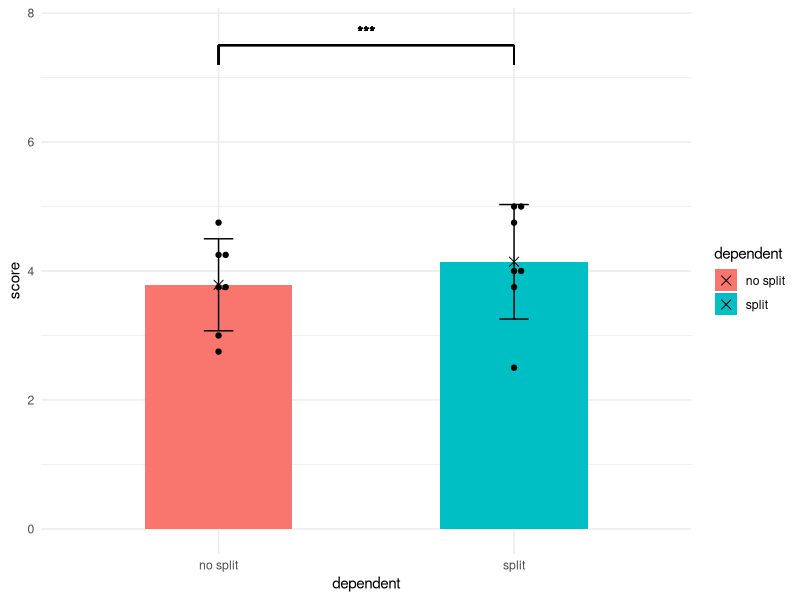

Recreate this plot in R.
## ---- chunk 1
personality<-read.csv("csv/personality.csv",header = T)
functional<-read.csv("csv/functional.csv",header = T)
## ---- chunk 2
head(personality)
## ---- chunk 3
print("標準偏差",quote=F)
sd(personality$no_split)
print("最小値　第一四分位　中央値　平均値　第三四分位　最大値",quote=F)
summary((personality$no_split))
## ---- chunk 4
print("標準偏差",quote=F)
sd(personality$split)
print("最小値　第一四分位　中央値　平均値　第三四分位　最大値",quote=F)
summary((personality$split))
## ---- chunk 5
library(ggplot2)
library(ggbeeswarm)
library("ggsignif")
library(ggpubr)
## ---- chunk 6
personality_plot_data<-data.frame("dependent"=c(rep("no split",max(personality$ID)),rep("split",max(personality$ID))),"score"=c(personality$no_split,personality$split))
head(personality_plot_data)
tail(personality_plot_data)
## ---- chunk 7
ggplot(personality_plot_data,aes(x = dependent,y = score,fill=dependent))+geom_bar(stat = "summary",fun = "mean",position = position_dodge(width = 0.9),width = 0.5)+stat_summary(geom = "point", shape = 4,fun = "mean", color = "black",size=2.8)+stat_summary(geom = "errorbar",fun.data = "mean_sd",width = 0.1)+geom_beeswarm(cex = 1.2,show.legend = FALSE)+ 
  #検定結果によって変わる
  geom_text(aes(x = 1.5, y = 7.7, label = "***")) + 
  geom_segment(x = 1, xend = 1, y = 7.5, yend = 7.2) +
  geom_segment(x = 1, xend = 2, y = 7.5, yend = 7.5) +
  geom_segment(x = 2, xend = 2, y = 7.5, yend = 7.2) + theme_minimal()
## ---- chunk 8
t.test(personality$no_split,personality$split,paired = T,alternative = "two.sided",var.equal = T,conf.level = 0.95)
## ---- chunk 9
t.test(personality$no_split,personality$split,paired = T,alternative = "two.sided",var.equal = F,conf.level = 0.95)
## ---- chunk 10
wilcox.test(personality$no_split,personality$split,paired = T,alternative = "two.sided")
## ---- chunk 11
head(functional)
## ---- chunk 12
print("標準偏差",quote=F)
sd(functional$no_split)
print("最小値　第一四分位　中央値　平均値　第三四分位　最大値",quote=F)
summary((functional$no_split))
## ---- chunk 13
print("標準偏差",quote=F)
sd(functional$split)
print("最小値　第一四分位　中央値　平均値　第三四分位　最大値",quote=F)
summary((functional$split))
